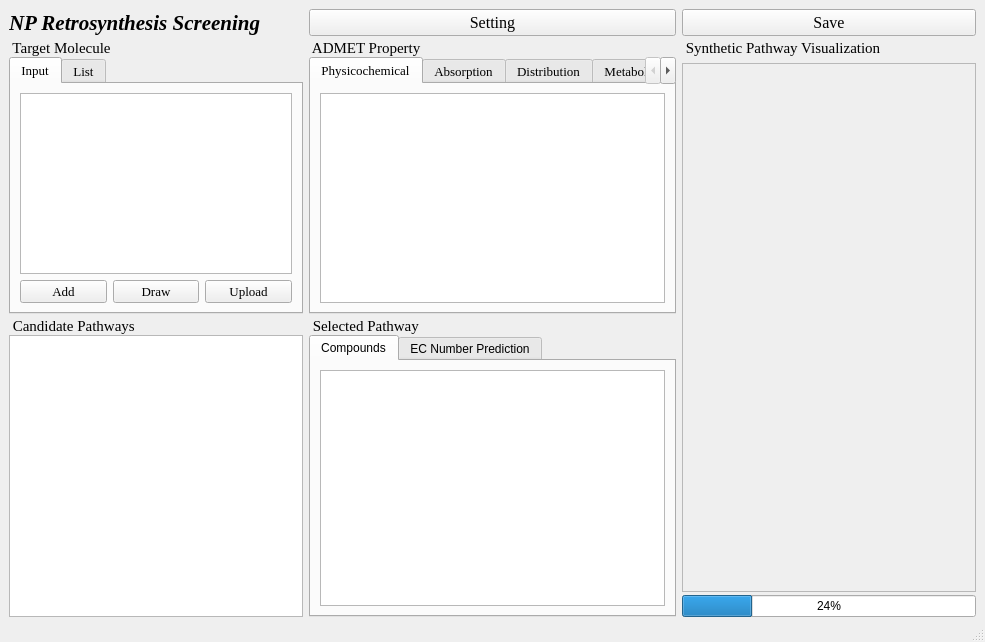
<?xml version="1.0" encoding="UTF-8"?>
<ui version="4.0">
 <class>MainWindow</class>
 <widget class="QMainWindow" name="MainWindow">
  <property name="geometry">
   <rect>
    <x>0</x>
    <y>0</y>
    <width>985</width>
    <height>642</height>
   </rect>
  </property>
  <property name="windowTitle">
   <string>MainWindow</string>
  </property>
  <widget class="QWidget" name="centralwidget">
   <layout class="QGridLayout" name="gridLayout_8" rowstretch="1,1,1,1" columnstretch="4,5,4">
    <property name="leftMargin">
     <number>9</number>
    </property>
    <property name="topMargin">
     <number>9</number>
    </property>
    <property name="rightMargin">
     <number>9</number>
    </property>
    <property name="bottomMargin">
     <number>3</number>
    </property>
    <property name="horizontalSpacing">
     <number>6</number>
    </property>
    <property name="verticalSpacing">
     <number>3</number>
    </property>
    <item row="1" column="2" rowspan="2">
     <layout class="QVBoxLayout" name="verticalLayout_5_ShowRoute" stretch="0,0">
      <property name="spacing">
       <number>6</number>
      </property>
      <property name="bottomMargin">
       <number>0</number>
      </property>
      <item>
       <widget class="QLabel" name="label_5">
        <property name="font">
         <font>
          <family>Times New Roman</family>
          <pointsize>11</pointsize>
         </font>
        </property>
        <property name="text">
         <string> Synthetic Pathway Visualization</string>
        </property>
       </widget>
      </item>
      <item>
       <widget class="QScrollArea" name="scrollArea">
        <property name="sizePolicy">
         <sizepolicy hsizetype="Expanding" vsizetype="Expanding">
          <horstretch>0</horstretch>
          <verstretch>0</verstretch>
         </sizepolicy>
        </property>
        <property name="verticalScrollBarPolicy">
         <enum>Qt::ScrollBarAsNeeded</enum>
        </property>
        <property name="horizontalScrollBarPolicy">
         <enum>Qt::ScrollBarAsNeeded</enum>
        </property>
        <property name="sizeAdjustPolicy">
         <enum>QAbstractScrollArea::AdjustIgnored</enum>
        </property>
        <property name="widgetResizable">
         <bool>true</bool>
        </property>
        <property name="alignment">
         <set>Qt::AlignCenter</set>
        </property>
        <widget class="QWidget" name="scrollAreaWidgetContents">
         <property name="geometry">
          <rect>
           <x>0</x>
           <y>0</y>
           <width>290</width>
           <height>528</height>
          </rect>
         </property>
         <property name="sizePolicy">
          <sizepolicy hsizetype="MinimumExpanding" vsizetype="MinimumExpanding">
           <horstretch>0</horstretch>
           <verstretch>0</verstretch>
          </sizepolicy>
         </property>
         <property name="minimumSize">
          <size>
           <width>0</width>
           <height>0</height>
          </size>
         </property>
         <layout class="QGridLayout" name="gridLayout_12">
          <item row="0" column="0">
           <widget class="QLabel" name="label_7">
            <property name="sizePolicy">
             <sizepolicy hsizetype="Expanding" vsizetype="Expanding">
              <horstretch>0</horstretch>
              <verstretch>0</verstretch>
             </sizepolicy>
            </property>
            <property name="font">
             <font>
              <family>Times New Roman</family>
              <pointsize>10</pointsize>
             </font>
            </property>
            <property name="text">
             <string/>
            </property>
            <property name="alignment">
             <set>Qt::AlignHCenter|Qt::AlignTop</set>
            </property>
            <property name="wordWrap">
             <bool>false</bool>
            </property>
           </widget>
          </item>
         </layout>
        </widget>
       </widget>
      </item>
     </layout>
    </item>
    <item row="0" column="1">
     <widget class="QPushButton" name="pushButton_setting">
      <property name="font">
       <font>
        <family>Times New Roman</family>
        <pointsize>12</pointsize>
       </font>
      </property>
      <property name="text">
       <string>Setting</string>
      </property>
     </widget>
    </item>
    <item row="1" column="1">
     <layout class="QVBoxLayout" name="verticalLayout_4_ADMET">
      <item>
       <widget class="QLabel" name="label_4">
        <property name="font">
         <font>
          <family>Times New Roman</family>
          <pointsize>11</pointsize>
         </font>
        </property>
        <property name="text">
         <string> ADMET Property</string>
        </property>
       </widget>
      </item>
      <item>
       <widget class="QTabWidget" name="tabWidget_3">
        <property name="font">
         <font>
          <family>Times New Roman</family>
          <pointsize>10</pointsize>
         </font>
        </property>
        <property name="currentIndex">
         <number>0</number>
        </property>
        <widget class="QWidget" name="widget">
         <property name="font">
          <font>
           <family>Times New Roman</family>
           <pointsize>10</pointsize>
          </font>
         </property>
         <attribute name="title">
          <string>Physicochemical</string>
         </attribute>
         <layout class="QGridLayout" name="gridLayout_4">
          <item row="0" column="0">
           <widget class="QTableView" name="tableView_prop_1">
            <attribute name="horizontalHeaderDefaultSectionSize">
             <number>250</number>
            </attribute>
           </widget>
          </item>
         </layout>
        </widget>
        <widget class="QWidget" name="tab_4">
         <attribute name="title">
          <string>Absorption</string>
         </attribute>
         <layout class="QGridLayout" name="gridLayout_5">
          <item row="0" column="0">
           <widget class="QTableView" name="tableView_prop_2">
            <attribute name="horizontalHeaderDefaultSectionSize">
             <number>250</number>
            </attribute>
           </widget>
          </item>
         </layout>
        </widget>
        <widget class="QWidget" name="tab">
         <attribute name="title">
          <string>Distribution</string>
         </attribute>
         <layout class="QGridLayout" name="gridLayout_6">
          <item row="0" column="0">
           <widget class="QTableView" name="tableView_prop_3">
            <attribute name="horizontalHeaderDefaultSectionSize">
             <number>250</number>
            </attribute>
           </widget>
          </item>
         </layout>
        </widget>
        <widget class="QWidget" name="tab_5">
         <attribute name="title">
          <string>Metabolism</string>
         </attribute>
         <layout class="QGridLayout" name="gridLayout_7">
          <item row="0" column="0">
           <widget class="QTableView" name="tableView_prop_4">
            <attribute name="horizontalHeaderDefaultSectionSize">
             <number>250</number>
            </attribute>
           </widget>
          </item>
         </layout>
        </widget>
        <widget class="QWidget" name="tab_6">
         <attribute name="title">
          <string>Excretion</string>
         </attribute>
         <layout class="QGridLayout" name="gridLayout_10">
          <item row="0" column="0">
           <widget class="QTableView" name="tableView_prop_5">
            <attribute name="horizontalHeaderDefaultSectionSize">
             <number>250</number>
            </attribute>
           </widget>
          </item>
         </layout>
        </widget>
        <widget class="QWidget" name="tab_7">
         <attribute name="title">
          <string>Toxicity</string>
         </attribute>
         <layout class="QGridLayout" name="gridLayout_11">
          <item row="0" column="0">
           <widget class="QTableView" name="tableView_prop_6">
            <attribute name="horizontalHeaderDefaultSectionSize">
             <number>250</number>
            </attribute>
           </widget>
          </item>
         </layout>
        </widget>
       </widget>
      </item>
     </layout>
    </item>
    <item row="0" column="0">
     <widget class="QLabel" name="label_6">
      <property name="font">
       <font>
        <family>Times New Roman</family>
        <pointsize>16</pointsize>
        <italic>true</italic>
        <bold>true</bold>
       </font>
      </property>
      <property name="text">
       <string>NP Retrosynthesis Screening</string>
      </property>
      <property name="scaledContents">
       <bool>false</bool>
      </property>
     </widget>
    </item>
    <item row="0" column="2">
     <widget class="QPushButton" name="pushButton_save">
      <property name="font">
       <font>
        <family>Times New Roman</family>
        <pointsize>12</pointsize>
       </font>
      </property>
      <property name="text">
       <string>Save</string>
      </property>
     </widget>
    </item>
    <item row="3" column="2">
     <widget class="QProgressBar" name="progressBar">
      <property name="value">
       <number>24</number>
      </property>
     </widget>
    </item>
    <item row="1" column="0">
     <layout class="QVBoxLayout" name="verticalLayout_1_Input">
      <item>
       <widget class="QLabel" name="label">
        <property name="font">
         <font>
          <family>Times New Roman</family>
          <pointsize>11</pointsize>
         </font>
        </property>
        <property name="text">
         <string> Target Molecule</string>
        </property>
       </widget>
      </item>
      <item>
       <widget class="QTabWidget" name="tabWidget">
        <property name="font">
         <font>
          <family>Times New Roman</family>
          <pointsize>10</pointsize>
         </font>
        </property>
        <property name="currentIndex">
         <number>0</number>
        </property>
        <widget class="QWidget" name="chem_tab_inp">
         <property name="font">
          <font>
           <family>Times New Roman</family>
           <pointsize>10</pointsize>
          </font>
         </property>
         <attribute name="title">
          <string>Input</string>
         </attribute>
         <layout class="QGridLayout" name="gridLayout_2">
          <item row="0" column="0" colspan="3">
           <widget class="QPlainTextEdit" name="plainTextEdit_chem_inp"/>
          </item>
          <item row="1" column="2">
           <widget class="QPushButton" name="pushButton_chem_upload">
            <property name="text">
             <string>Upload</string>
            </property>
           </widget>
          </item>
          <item row="1" column="1">
           <widget class="QPushButton" name="pushButton_chem_draw">
            <property name="text">
             <string>Draw</string>
            </property>
           </widget>
          </item>
          <item row="1" column="0">
           <widget class="QPushButton" name="pushButton_chem_add">
            <property name="text">
             <string>Add</string>
            </property>
           </widget>
          </item>
         </layout>
        </widget>
        <widget class="QWidget" name="tab_2">
         <attribute name="title">
          <string>List</string>
         </attribute>
         <layout class="QGridLayout" name="gridLayout_9">
          <item row="0" column="0" colspan="6">
           <widget class="QListWidget" name="listWidget_chem_list"/>
          </item>
          <item row="1" column="2">
           <widget class="QPushButton" name="pushButton_chem_show">
            <property name="text">
             <string>Show</string>
            </property>
           </widget>
          </item>
          <item row="1" column="0" colspan="2">
           <widget class="QPushButton" name="pushButton_chem_predict">
            <property name="text">
             <string>Predict</string>
            </property>
           </widget>
          </item>
          <item row="1" column="3" colspan="3">
           <widget class="QPushButton" name="pushButton_chem_clear">
            <property name="text">
             <string>Clear</string>
            </property>
           </widget>
          </item>
         </layout>
        </widget>
       </widget>
      </item>
     </layout>
    </item>
    <item row="2" column="0" rowspan="2">
     <layout class="QVBoxLayout" name="verticalLayout_2_RouteList">
      <item>
       <widget class="QLabel" name="label_2">
        <property name="font">
         <font>
          <family>Times New Roman</family>
          <pointsize>11</pointsize>
          <bold>false</bold>
         </font>
        </property>
        <property name="text">
         <string> Candidate Pathways</string>
        </property>
       </widget>
      </item>
      <item>
       <widget class="QTableWidget" name="tableWidget_RouteList"/>
      </item>
     </layout>
    </item>
    <item row="2" column="1" rowspan="2">
     <layout class="QVBoxLayout" name="verticalLayout_3_SingleRoute">
      <item>
       <widget class="QLabel" name="label_3">
        <property name="font">
         <font>
          <family>Times New Roman</family>
          <pointsize>11</pointsize>
         </font>
        </property>
        <property name="text">
         <string> Selected Pathway</string>
        </property>
       </widget>
      </item>
      <item>
       <widget class="QTabWidget" name="tabWidget_2">
        <property name="currentIndex">
         <number>0</number>
        </property>
        <widget class="QWidget" name="tab_9">
         <attribute name="title">
          <string>Compounds</string>
         </attribute>
         <layout class="QGridLayout" name="gridLayout">
          <item row="0" column="0">
           <widget class="QTableWidget" name="tableWidget_Compounds"/>
          </item>
         </layout>
        </widget>
        <widget class="QWidget" name="tab_8">
         <attribute name="title">
          <string>EC Number Prediction</string>
         </attribute>
         <layout class="QGridLayout" name="gridLayout_3">
          <item row="0" column="0">
           <widget class="QTableWidget" name="tableWidget_EC_Number"/>
          </item>
         </layout>
        </widget>
       </widget>
      </item>
     </layout>
    </item>
   </layout>
  </widget>
  <widget class="QStatusBar" name="statusbar"/>
 </widget>
 <resources/>
 <connections/>
</ui>
